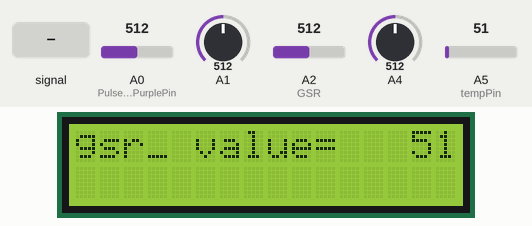
Simulated run of this sketch. Board: Arduino Uno, built with avr-gcc and run on an emulated ATmega328P. On the bench: 16×2 character LCD. The inputs (shaded band) are chosen by the test bench; at power-on: A5 (tempPin) = 51, A0 (PulseSensorPurplePin) = 512, A1 = 512, A2 (GSR) = 512, A4 = 512. What the sketch prints to the serial monitor is not drawn.

Above: at 2.6 s.
2.7 s: A0 (PulseSensorPurplePin) fed a 200 Hz sine of ±81 counts around its level
7.5 s: A5 (tempPin) set to 71
At 12.7 s:
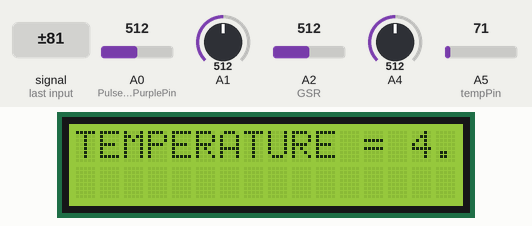
17.6 s: A0 (PulseSensorPurplePin) set to 716
At 24.7 s:
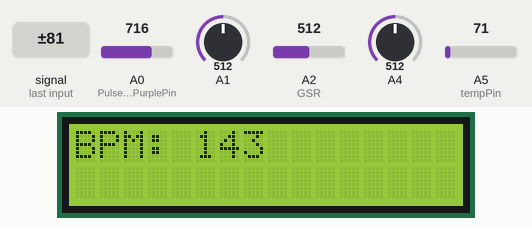
25.6 s: A1 set to 716
At 30.9 s:
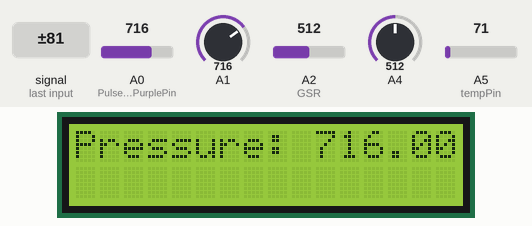
31.6 s: A2 (GSR) set to 716
At 34.9 s:
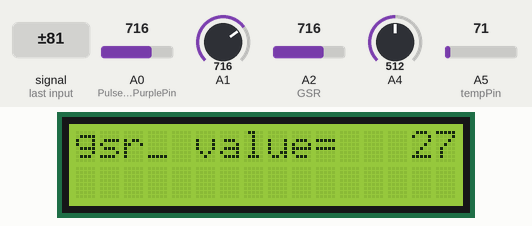
36.1 s: A4 set to 716
At 40.0 s:
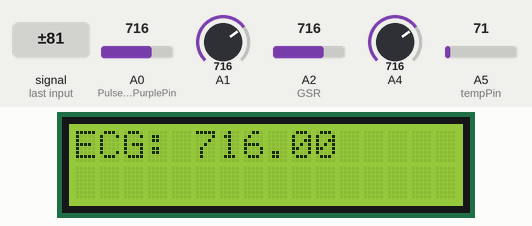
Timing chart, 0 to 41.5 s (numbered marks = the images above; inputs shaded):
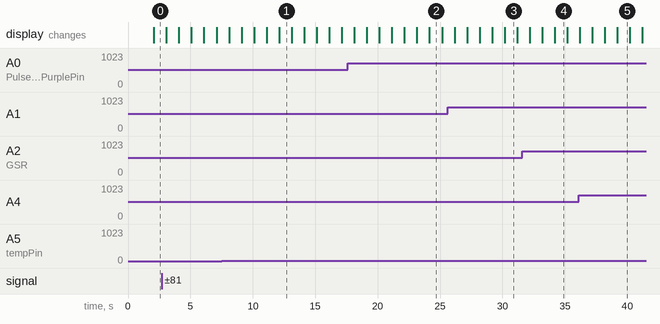

Measured:
- what the display in image 1 shows lasts 1.0 s, from 12.1 s to 13.1 s

The sketch:

sleep_apnea_fdinal.ino
```cpp
#include <LiquidCrystal.h>
LiquidCrystal lcd(13,12,11,10,9,8);
const int GSR=A2;
int sensorValue=0;
int gsr_value=0;

float temp;
int tempPin = A5;

float pressure;
float ECG;

int PulseSensorPurplePin = 0;        // Pulse Sensor PURPLE WIRE connected to ANALOG PIN 0
int LED = LED_BUILTIN;   //  The on-board Arduion LED
int BPM;                // holds the incoming raw data. Signal value can range from 0-1024
int Threshold = 5;

void setup()
{
pinMode(A2,INPUT);
lcd.clear();
lcd.begin(16, 2);
lcd.setCursor(0,0);
lcd.print("SLEEP APNEA");
delay(1000);
Serial.begin(9600);
}

void loop(){
long sum=0;
for(int i=0;i<10;i++)           //Average the 10 measurements to remove the glitch
{
 sensorValue=analogRead(GSR);
sum += sensorValue;
delay(5);
gsr_value = sum/10;
Serial.print("gsr_value = ");
Serial.print(gsr_value);
Serial.print("micro-Siemens (μS)");
Serial.println();
delay(1000);
lcd.setCursor(0, 0);
lcd.println("gsr_ value= ");
lcd.print(gsr_value);
delay(1000);
lcd.clear();
temp = analogRead(tempPin);
temp = analogRead(A5);
temp = temp * 0.48828125/8;
Serial.print("TEMPERATURE = ");
Serial.print(temp);
Serial.print("*C");
Serial.println();
delay(1000);
lcd.setCursor(0, 0);
lcd.print("TEMPERATURE = ");
lcd.print(temp);
delay(1000);
lcd.clear();
pressure= analogRead(A1);
Serial.print("Pressure: ");
Serial.println(pressure);
delay(1000);
lcd.setCursor(0, 0);
lcd.print("Pressure: ");
lcd.print(pressure);
delay(1000);
lcd.clear();

ECG=analogRead(A4);
Serial.print("ECG: ");
Serial.println(ECG);
lcd.setCursor(0, 0);
lcd.print("ECG: ");
lcd.print(ECG);
delay(1000);
lcd.clear();
BPM = analogRead(PulseSensorPurplePin);  // Read the PulseSensor's value.                                              // Assign this value to the "Signal" variable.
Serial.print("BPM: ");
Serial.println(BPM/Threshold);
lcd.setCursor(0, 0);
lcd.print("BPM: ");
lcd.print(BPM/Threshold);
delay(1000);
lcd.clear();

}
}
```
